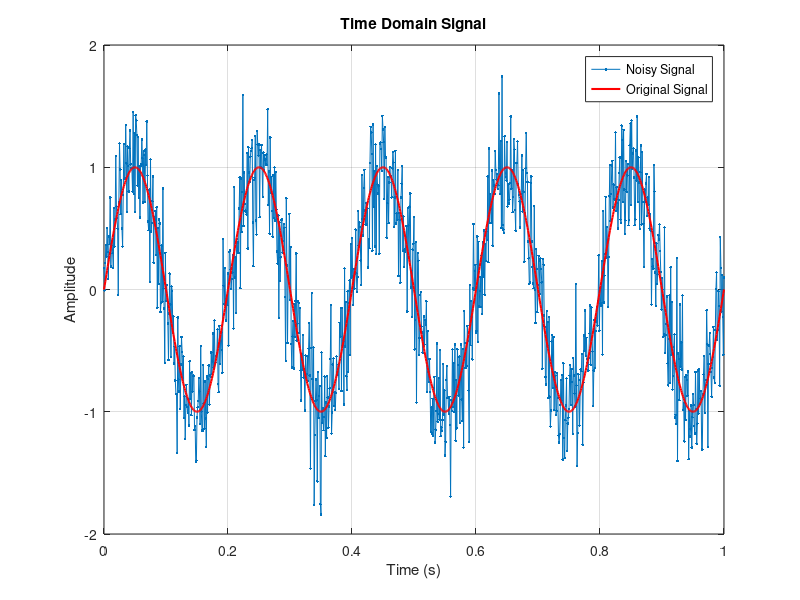
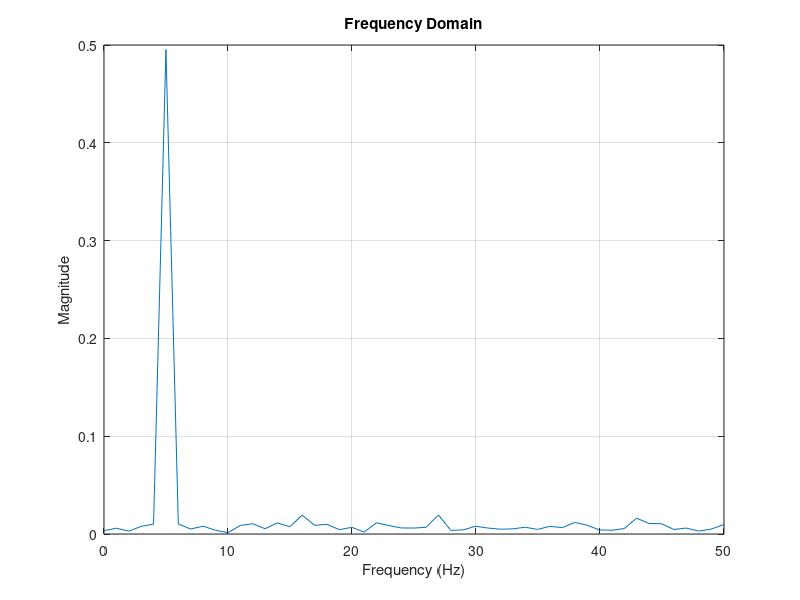

Write MATLAB code to recreate these figures, in order.
%% signal_analysis.m
% Author: Your Name
% Purpose: Generate, add noise, and analyze a signal
% Date: 2026-01-07

clc; clear; close all;

% --- Step 1: Generate a sine wave ---
Fs = 1000;             % Sampling frequency (Hz)
t = 0:1/Fs:1;          % Time vector (1 second)
f = 5;                 % Signal frequency (Hz)
A = 1;                 % Amplitude

signal = A*sin(2*pi*f*t);

% --- Step 2: Add noise ---
noise = 0.3*randn(size(t));  % Gaussian noise
noisy_signal = signal + noise;

% --- Step 3: Plot time domain ---
figure;
plot(t, noisy_signal, '.-')
hold on
plot(t, signal, 'r', 'LineWidth', 1.5)
xlabel('Time (s)')
ylabel('Amplitude')
title('Time Domain Signal')
legend('Noisy Signal','Original Signal')
grid on

% --- Step 4: Frequency domain analysis ---
N = length(noisy_signal);
Y = fft(noisy_signal);
f_axis = (0:N-1)*(Fs/N);

figure;
plot(f_axis, abs(Y)/N)
xlabel('Frequency (Hz)')
ylabel('Magnitude')
title('Frequency Domain')
xlim([0 50])   % show up to 50 Hz
grid on
